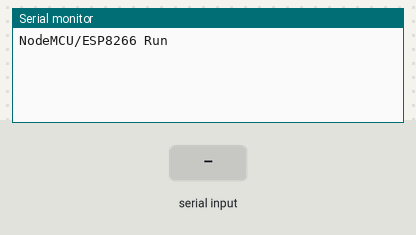
Simulated run of this sketch. Board: ESP8266 (NodeMCU). Parts: the last lines printed to the serial monitor. Inputs (shaded band) come from the test bench.

Above: at 1.2 s.
1.3 s: "1" received over the second serial link
At 2.2 s:
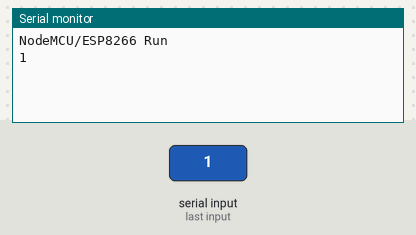
2.8 s: "0" received over the second serial link
At 3.3 s:
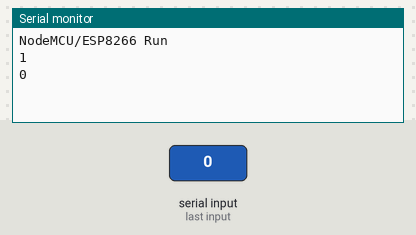
4.3 s: "2" received over the second serial link
At 5.7 s:
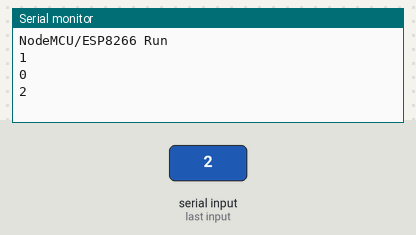

Measured:
- after the input at 1.3 s, the serial monitor: prints a new line at once (image 1)
- after the input at 2.8 s, the serial monitor: prints a new line at once (image 2)
- after the input at 4.3 s, the serial monitor: prints a new line at once (image 3)

The sketch:

nodemcu_code_receiveString.ino
```cpp
#include <ESP8266WiFi.h>

#include <SoftwareSerial.h>

SoftwareSerial NodeSerial(D2,D3); // RX | TX
String readString;
void setup() {

  pinMode(D2, INPUT);

  pinMode(D3, OUTPUT);

  Serial.begin(9600);

  NodeSerial.begin(4800);

  Serial.println();

  Serial.println();

  Serial.println("NodeMCU/ESP8266 Run");

 }

void loop() {

  while (NodeSerial.available()) {
    char c = NodeSerial.read();  //gets one byte from serial buffer
    readString += c; //makes the String readString
    delay(2);  //slow looping to allow buffer to fill with next character
  }

  if (readString.length() >0) {
    Serial.println(readString);  //so you can see the captured String
    readString="";
  }


//  delay(500);

}
```
